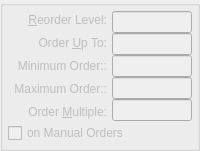
               <widget class="QGroupBox" name="_parameterGroup" >
                <property name="enabled" >
                 <bool>false</bool>
                </property>
                <property name="title" >
                 <string/>
                </property>
                <layout class="QVBoxLayout" >
                 <property name="spacing" >
                  <number>2</number>
                 </property>
                 <property name="margin" >
                  <number>5</number>
                 </property>
                 <item>
                  <layout class="QHBoxLayout" >
                   <property name="spacing" >
                    <number>5</number>
                   </property>
                   <property name="margin" >
                    <number>0</number>
                   </property>
                   <item>
                    <layout class="QVBoxLayout" >
                     <property name="spacing" >
                      <number>5</number>
                     </property>
                     <property name="margin" >
                      <number>0</number>
                     </property>
                     <item>
                      <widget class="QLabel" name="_reorderLevelLit" >
                       <property name="text" >
                        <string>&amp;Reorder Level:</string>
                       </property>
                       <property name="alignment" >
                        <set>Qt::AlignRight|Qt::AlignTrailing|Qt::AlignVCenter</set>
                       </property>
                       <property name="buddy" >
                        <cstring>_reorderLevel</cstring>
                       </property>
                      </widget>
                     </item>
                     <item>
                      <widget class="QLabel" name="_orderUpToQtyLit" >
                       <property name="text" >
                        <string>Order &amp;Up To:</string>
                       </property>
                       <property name="alignment" >
                        <set>Qt::AlignRight|Qt::AlignTrailing|Qt::AlignVCenter</set>
                       </property>
                       <property name="buddy" >
                        <cstring>_orderUpToQty</cstring>
                       </property>
                      </widget>
                     </item>
                     <item>
                      <widget class="QLabel" name="_minimumOrderLit" >
                       <property name="text" >
                        <string>Minimum Order::</string>
                       </property>
                       <property name="alignment" >
                        <set>Qt::AlignRight|Qt::AlignTrailing|Qt::AlignVCenter</set>
                       </property>
                       <property name="buddy" >
                        <cstring>_minimumOrder</cstring>
                       </property>
                      </widget>
                     </item>
                     <item>
                      <widget class="QLabel" name="_maximumOrderLit" >
                       <property name="text" >
                        <string>Maximum Order::</string>
                       </property>
                       <property name="alignment" >
                        <set>Qt::AlignRight|Qt::AlignTrailing|Qt::AlignVCenter</set>
                       </property>
                       <property name="buddy" >
                        <cstring>_minimumOrder</cstring>
                       </property>
                      </widget>
                     </item>
                     <item>
                      <widget class="QLabel" name="_orderMultipleLit" >
                       <property name="text" >
                        <string>Order &amp;Multiple:</string>
                       </property>
                       <property name="alignment" >
                        <set>Qt::AlignRight|Qt::AlignTrailing|Qt::AlignVCenter</set>
                       </property>
                       <property name="buddy" >
                        <cstring>_orderMultiple</cstring>
                       </property>
                      </widget>
                     </item>
                    </layout>
                   </item>
                   <item>
                    <layout class="QVBoxLayout" >
                     <property name="spacing" >
                      <number>0</number>
                     </property>
                     <property name="margin" >
                      <number>0</number>
                     </property>
                     <item>
                      <widget class="XLineEdit" name="_reorderLevel" >
                       <property name="sizePolicy" >
                        <sizepolicy vsizetype="Fixed" hsizetype="Preferred" >
                         <horstretch>0</horstretch>
                         <verstretch>0</verstretch>
                        </sizepolicy>
                       </property>
                       <property name="maximumSize" >
                        <size>
                         <width>80</width>
                         <height>32767</height>
                        </size>
                       </property>
                       <property name="alignment" >
                        <set>Qt::AlignRight</set>
                       </property>
                      </widget>
                     </item>
                     <item>
                      <widget class="XLineEdit" name="_orderUpToQty" >
                       <property name="sizePolicy" >
                        <sizepolicy vsizetype="Fixed" hsizetype="Preferred" >
                         <horstretch>0</horstretch>
                         <verstretch>0</verstretch>
                        </sizepolicy>
                       </property>
                       <property name="maximumSize" >
                        <size>
                         <width>80</width>
                         <height>32767</height>
                        </size>
                       </property>
                       <property name="alignment" >
                        <set>Qt::AlignRight</set>
                       </property>
                      </widget>
                     </item>
                     <item>
                      <widget class="XLineEdit" name="_minimumOrder" >
                       <property name="sizePolicy" >
                        <sizepolicy vsizetype="Fixed" hsizetype="Preferred" >
                         <horstretch>0</horstretch>
                         <verstretch>0</verstretch>
                        </sizepolicy>
                       </property>
                       <property name="maximumSize" >
                        <size>
                         <width>80</width>
                         <height>32767</height>
                        </size>
                       </property>
                       <property name="alignment" >
                        <set>Qt::AlignRight</set>
                       </property>
                      </widget>
                     </item>
                     <item>
                      <widget class="XLineEdit" name="_maximumOrder" >
                       <property name="sizePolicy" >
                        <sizepolicy vsizetype="Fixed" hsizetype="Preferred" >
                         <horstretch>0</horstretch>
                         <verstretch>0</verstretch>
                        </sizepolicy>
                       </property>
                       <property name="maximumSize" >
                        <size>
                         <width>80</width>
                         <height>32767</height>
                        </size>
                       </property>
                       <property name="alignment" >
                        <set>Qt::AlignRight</set>
                       </property>
                      </widget>
                     </item>
                     <item>
                      <widget class="XLineEdit" name="_orderMultiple" >
                       <property name="sizePolicy" >
                        <sizepolicy vsizetype="Fixed" hsizetype="Preferred" >
                         <horstretch>0</horstretch>
                         <verstretch>0</verstretch>
                        </sizepolicy>
                       </property>
                       <property name="maximumSize" >
                        <size>
                         <width>80</width>
                         <height>32767</height>
                        </size>
                       </property>
                       <property name="alignment" >
                        <set>Qt::AlignRight</set>
                       </property>
                      </widget>
                     </item>
                    </layout>
                   </item>
                  </layout>
                 </item>
                 <item>
                  <layout class="QHBoxLayout" >
                   <property name="spacing" >
                    <number>0</number>
                   </property>
                   <property name="margin" >
                    <number>0</number>
                   </property>
                   <item>
                    <widget class="QCheckBox" name="_useParametersOnManual" >
                     <property name="text" >
                      <string>on Manual Orders</string>
                     </property>
                    </widget>
                   </item>
                   <item>
                    <spacer>
                     <property name="orientation" >
                      <enum>Qt::Horizontal</enum>
                     </property>
                     <property name="sizeType" >
                      <enum>QSizePolicy::MinimumExpanding</enum>
                     </property>
                     <property name="sizeHint" stdset="0" >
                      <size>
                       <width>46</width>
                       <height>16</height>
                      </size>
                     </property>
                    </spacer>
                   </item>
                  </layout>
                 </item>
                </layout>
               </widget>
